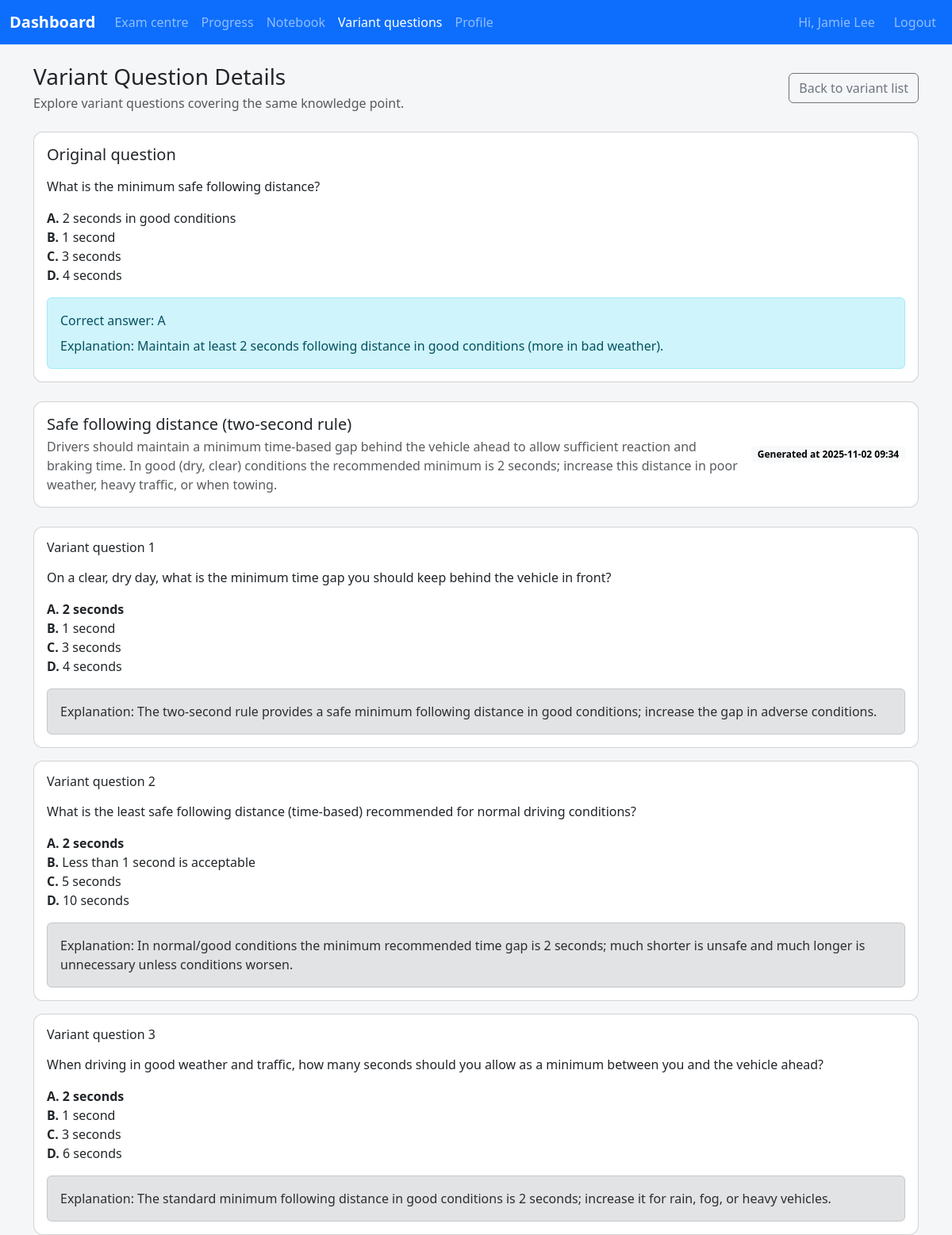
The app's page /student/variant?group=9 (signed in) with its own data.
### app/models.py (models this page shows, shortened)
class Student(UserMixin, db.Model):
    __tablename__ = "students"
    id = db.Column(db.Integer, primary_key=True)
    name = db.Column(db.String(120), nullable=False)
    email = db.Column(db.String(120), unique=True)
    mobile_number = db.Column(db.String(20), unique=True, nullable=False)
    password_hash = db.Column(db.String(255), nullable=False)
    state = db.Column(db.String(10), nullable=False)
    preferred_language = db.Column(db.String(20), nullable=False, default="ENGLISH")
    target_exam_date = db.Column(Date)
    avatar_url = db.Column(db.String(500))
    notification_push_enabled = db.Column(Boolean, nullable=False, default=True)
    notification_email_enabled = db.Column(Boolean, nullable=False, default=True)
    profile_version = db.Column(db.Integer, nullable=False, default=1)
    profile_updated_at = db.Column(
        db.DateTime, default=datetime.utcnow, onupdate=datetime.utcnow, nullable=False
    )
    last_login_at = db.Column(db.DateTime)
    assigned_coach_id = db.Column(db.Integer, db.ForeignKey("coaches.id"))
    coach = db.relationship("Coach", back_populates="students")
    mock_exam_summaries = db.relationship(
        "MockExamSummary", back_populates="student", cascade="all, delete-orphan"
    )
    bookings = db.relationship("Appointment", back_populates="student")
    exam_sessions = db.relationship(
        "StudentExamSession", back_populates="student", cascade="all, delete-orphan"
    )
    question_attempts = db.relationship(
        "QuestionAttempt", back_populates="student", cascade="all, delete-orphan"
    )
    notebook_entries = db.relationship(
        "NotebookEntry", back_populates="student", cascade="all, delete-orphan"
    )
    state_progress = db.relationship(
        "StudentStateProgress", back_populates="student", cascade="all, delete-orphan"
    )
    auth_tokens = db.relationship(
        "StudentAuthToken", back_populates="student", cascade="all, delete-orphan"
    )
    starred_questions = db.relationship(
        "StarredQuestion", back_populates="student", cascade="all, delete-orphan"
    )
    login_windows = db.relationship(
        "StudentLoginRateLimit", back_populates="student", cascade="all, delete-orphan"
    )
    variant_groups = db.relationship(
        "VariantQuestionGroup", back_populates="student", cascade="all, delete-orphan"
    )
    variant_questions = db.relationship(
        "VariantQuestion", back_populates="student", cascade="all, delete-orphan"
    )
    @property
    def is_student(self) -> bool:
        return True

class Question(db.Model):
    __tablename__ = "questions"
    id = db.Column(db.Integer, primary_key=True)
    qid = db.Column(db.String(50), nullable=False)
    prompt = db.Column(db.Text, nullable=False)
    language = db.Column(db.String(20), nullable=False, default="ENGLISH")
    state_scope = db.Column(db.String(10), nullable=False, default="ALL")
    topic = db.Column(db.String(120), nullable=False, default="general")
    option_a = db.Column(db.String(255), nullable=False, default="Option A")
    option_b = db.Column(db.String(255), nullable=False, default="Option B")
    option_c = db.Column(db.String(255), nullable=False, default="Option C")
    option_d = db.Column(db.String(255), nullable=False, default="Option D")
    correct_option = db.Column(db.String(1), nullable=False, default="A")
    explanation = db.Column(db.Text, nullable=False, default="")
    image_url = db.Column(db.String(500))
    __table_args__ = (
        UniqueConstraint(
            "qid", "state_scope", "language", name="uq_question_qid_state_language"
        ),
    )

class VariantQuestionGroup(db.Model):
    __tablename__ = "variant_question_groups"
    id = db.Column(db.Integer, primary_key=True)
    student_id = db.Column(db.Integer, db.ForeignKey("students.id"), nullable=False)
    base_question_id = db.Column(db.Integer, db.ForeignKey("questions.id"), nullable=False)
    knowledge_point_name = db.Column(db.String(255), nullable=False)
    knowledge_point_summary = db.Column(db.Text, nullable=False)
    created_at = db.Column(db.DateTime, default=datetime.utcnow, nullable=False)
    student = db.relationship("Student", back_populates="variant_groups")
    base_question = db.relationship("Question")
    variants = db.relationship(
        "VariantQuestion", back_populates="group", cascade="all, delete-orphan"
    )

class VariantQuestion(db.Model):
    __tablename__ = "variant_questions"
    id = db.Column(db.Integer, primary_key=True)
    group_id = db.Column(
        db.Integer, db.ForeignKey("variant_question_groups.id"), nullable=False
    )
    student_id = db.Column(db.Integer, db.ForeignKey("students.id"), nullable=False)
    prompt = db.Column(db.Text, nullable=False)
    option_a = db.Column(db.String(255), nullable=False)
    option_b = db.Column(db.String(255), nullable=False)
    option_c = db.Column(db.String(255), nullable=False)
    option_d = db.Column(db.String(255), nullable=False)
    correct_option = db.Column(db.String(1), nullable=False)
    explanation = db.Column(db.Text, nullable=False)
    created_at = db.Column(db.DateTime, default=datetime.utcnow, nullable=False)
    group = db.relationship("VariantQuestionGroup", back_populates="variants")
    student = db.relationship("Student", back_populates="variant_questions")

### app/student/routes.py (the view, shortened to what this page needs)
@student_bp.route("/variant")
@login_required
def variant():
    student = _current_student()
    if not student:
        return _redirect_non_students()
    raw_question_id = request.args.get("question")
    raw_group_id = request.args.get("group")
    question_id = None  # Question identifier extracted from the query string
    group_id = None  # Variant group identifier extracted from the query string
    try:
        question_id = int(raw_question_id) if raw_question_id else None
    except (TypeError, ValueError):
        question_id = None
    try:
        group_id = int(raw_group_id) if raw_group_id else None
    except (TypeError, ValueError):
        group_id = None
    if not question_id and not group_id:
        flash(_t("Select a question to generate variants."), "warning")
        return redirect(url_for("student.variant_list"))
    group = None  # VariantQuestionGroup to display on the page
    base_question = None  # Underlying question associated with the group
    generation_mode = False  # Flag indicating whether the page should show the form
    if group_id:
        group = (
            VariantQuestionGroup.query.options(
                joinedload(VariantQuestionGroup.base_question),
                joinedload(VariantQuestionGroup.variants),
            )
            .filter_by(id=group_id, student_id=student.id)
            .first()
        )
        if not group:
            flash(_t("We could not find that variant set."), "danger")
            return redirect(url_for("student.variant_list"))
        base_question = group.base_question
    variant_records: list[VariantQuestion] = []  # Variants to display beneath the question
    if group and not generation_mode:
        variant_records = sorted(
            (
                variant
                for variant in group.variants
                if variant.student_id == student.id
            ),
            key=lambda item: item.created_at,
        )  # Ensure variants render chronologically and are scoped to the student
    return render_template(
        "student/variant.html",
        base_question=base_question,
        group=group,
        variants=variant_records,
        generation_mode=generation_mode,
        variant_min_count=VARIANT_MIN_COUNT,
        variant_max_count=VARIANT_MAX_COUNT,
        variant_default_count=VARIANT_DEFAULT_COUNT,
    )

### app/coach/routes.py (called while the page is built, shortened)
@coach_bp.before_app_request
def _restrict_student_portal_access():
    if request.blueprint != "coach":
        return None

### app/i18n.py (called while the page is built)
def normalise_language_code(language: str | None) -> str | None:
    if not language:
        return None
    code = language.strip().upper()
    if code in SUPPORTED_LANGUAGES:
        return code
    return None

def ensure_language_code(language: str | None) -> str:
    normalised = normalise_language_code(language)
    return normalised or DEFAULT_LANGUAGE

def translate_text(text: str, language: str, **format_values: str) -> str:
    catalogue = TRANSLATIONS.get(language, {})
    translated = catalogue.get(text, text)
    if format_values:
        try:
            return translated.format(**format_values)
        except (KeyError, IndexError):
            return translated
    return translated

### app/student/routes.py (called while the page is built)
def _current_student() -> Student | None:
    if not current_user.is_authenticated:
        return None
    student = current_user._get_current_object()
    if isinstance(student, Student):
        return student
    return None

### app/templates/student/variant.html (shortened to what this page needs)
{% extends "base.html" %}
{% block content %}
<div class="d-flex flex-column flex-lg-row align-items-lg-center justify-content-between gap-3 mb-4">
  <div>
    <h1 class="h3 mb-1">{{ _('Variant Question Details') }}</h1>
    <p class="text-muted mb-0">{{ _('Explore variant questions covering the same knowledge point.') }}</p>
  </div>
  <a class="btn btn-outline-secondary" href="{{ url_for('student.variant_list') }}">{{ _('Back to variant list') }}</a>
</div>
{% if not base_question %}
<div class="alert alert-warning" role="alert">{{ _('Unable to locate the base question for this request.') }}</div>
{% else %}
<div class="card mb-4">
  <div class="card-body">
    <h2 class="h5 mb-3">{{ _('Original question') }}</h2>
    <p class="mb-3">{{ base_question.prompt|safe }}</p>
    <ul class="list-unstyled">
      <li><strong>A.</strong> {{ base_question.option_a }}</li>
      <li><strong>B.</strong> {{ base_question.option_b }}</li>
      <li><strong>C.</strong> {{ base_question.option_c }}</li>
      <li><strong>D.</strong> {{ base_question.option_d }}</li>
    </ul>
    <div class="alert alert-info mb-0">
      <div>{{ _('Correct answer') }}: {{ base_question.correct_option }}</div>
      {% if base_question.explanation %}
      <div class="mt-2">{{ _('Explanation') }}: {{ base_question.explanation|safe }}</div>
      {% endif %}
    </div>
  </div>
</div>
{% if generation_mode %}
<div class="card">
  <div class="card-body">
    <h2 class="h5 mb-3">{{ _('Generate variant questions by AI') }}</h2>
    <p class="text-muted">{{ _('Select how many variants you need and let the AI draft them for you.') }}</p>
    <form
      id="variant-generate-form"
      class="row g-3"
      method="post"
      action="{{ url_for('student.variant_generate') }}"
      data-generate-url="{{ url_for('student.variant_generate') }}"
      data-question-id="{{ base_question.id }}"
    >
      <input type="hidden" name="questionId" value="{{ base_question.id }}">
      <div class="col-sm-4 col-md-3">
        <label for="variant_count" class="form-label">{{ _('Variants to generate') }}</label>
        <input
          type="number"
          id="variant_count"
          name="variantCount"
          class="form-control"
          value="{{ variant_default_count }}"
          min="{{ variant_min_count }}"
          max="{{ variant_max_count }}"
          required
        >
        <div class="form-text">
          {{ _('Allowed range') }}: {{ variant_min_count }}-{{ variant_max_count }}
        </div>
      </div>
      <div class="col-12">
        <button type="submit" class="btn btn-lg btn-primary" id="variant-generate-submit">
          {{ _('Generate variants') }}
        </button>
      </div>
    </form>
  </div>
</div>
{% elif group %}
<div class="card mb-4">
  <div class="card-body">
    <div class="d-flex flex-column flex-md-row align-items-md-center justify-content-between gap-3">
      <div>
        <h2 class="h5 mb-1">{{ group.knowledge_point_name }}</h2>
        <p class="text-muted mb-0">{{ group.knowledge_point_summary }}</p>
      </div>
      <span class="badge text-bg-light">{{ _('Generated at') }} {{ group.created_at.strftime('%Y-%m-%d %H:%M') }}</span>
    </div>
  </div>
</div>
{% if variants %}
<div class="row g-3">
  {% for variant in variants %}
  <div class="col-12">
    <div class="card h-100">
      <div class="card-body">
        <h3 class="h6 mb-3">{{ _('Variant question') }} {{ loop.index }}</h3>
        <p class="mb-3">{{ variant.prompt|safe }}</p>
        <ul class="list-unstyled mb-3">
          <li {% if variant.correct_option == 'A' %}class="fw-semibold"{% endif %}><strong>A.</strong> {{ variant.option_a }}</li>
          <li {% if variant.correct_option == 'B' %}class="fw-semibold"{% endif %}><strong>B.</strong> {{ variant.option_b }}</li>
          <li {% if variant.correct_option == 'C' %}class="fw-semibold"{% endif %}><strong>C.</strong> {{ variant.option_c }}</li>
          <li {% if variant.correct_option == 'D' %}class="fw-semibold"{% endif %}><strong>D.</strong> {{ variant.option_d }}</li>
        </ul>
        {% if variant.explanation %}
        <div class="alert alert-secondary mb-0">{{ _('Explanation') }}: {{ variant.explanation|safe }}</div>
        {% endif %}
      </div>
    </div>
  </div>
  {% endfor %}
</div>
{% else %}
<div class="alert alert-info" role="alert">
  {{ _('This variant set has no questions yet.') }}
</div>
{% endif %}
{% endif %}
{% endif %}
{% endblock %}

### app/templates/base.html (shortened to what this page needs)
<!doctype html>
<html lang="{{ 'zh-Hans' if active_language == 'CHINESE' else 'en' }}">
  <head>
    <link
      href="https://cdn.jsdelivr.net/npm/bootstrap@5.3.3/dist/css/bootstrap.min.css"
      rel="stylesheet"
    >
    <link rel="stylesheet" href="{{ url_for('static', filename='css/app.css') }}">
  </head>
  <body class="{% block body_class %}{% endblock %}">
    {% block navbar %}
    <nav class="navbar navbar-expand-lg navbar-dark bg-primary mb-4">
      <div class="container-fluid">
        {% if current_user.is_authenticated %}
          {% set is_student = current_user.is_student %}
          {% set home_endpoint = 'student.dashboard' if is_student else 'coach.dashboard' %}
        {% else %}
          {% set is_student = False %}
          {% set home_endpoint = 'coach.login' %}
        {% endif %}
        <a class="navbar-brand" href="{{ url_for(home_endpoint) }}" aria-label="{{ _('Dashboard') }}">
          {{ _('Dashboard') }}
        </a>
        <div class="collapse navbar-collapse" id="navbarNav">
          {% set endpoint = request.endpoint or '' %}
          <ul class="navbar-nav me-auto">
            {% if current_user.is_authenticated %}
              {% if is_student %}
              <li class="nav-item"><a class="nav-link {% if endpoint.startswith('student.exams') %}active{% endif %}" href="{{ url_for('student.exams') }}">{{ _('Exam centre') }}</a></li>
              <li class="nav-item"><a class="nav-link {% if endpoint == 'student.progress' %}active{% endif %}" href="{{ url_for('student.progress') }}">{{ _('Progress') }}</a></li>
              <li class="nav-item"><a class="nav-link " href="{{ url_for('student.notebook') }}">{{ _('Notebook') }}</a></li>
              <li class="nav-item"><a class="nav-link {% if endpoint.startswith('student.variant') %}active{% endif %}" href="{{ url_for('student.variant_list') }}">{{ _('Variant questions') }}</a></li>
              <li class="nav-item"><a class="nav-link {% if endpoint.startswith('student.profile') %}active{% endif %}" href="{{ url_for('student.profile') }}">{{ _('Profile') }}</a></li>
              {% endif %}
            {% endif %}
          </ul>
          <ul class="navbar-nav ms-auto align-items-center gap-3">
            {% if current_user.is_authenticated %}
            <li class="nav-item d-flex align-items-center gap-2">
              <span class="navbar-text">{{ _('Hi') }}, {{ current_user.name }}</span>
            </li>
            <li class="nav-item"><a class="nav-link" href="{{ url_for('coach.logout') }}">{{ _('Logout') }}</a></li>
            {% endif %}
          </ul>
        </div>
      </div>
    </nav>
    {% endblock %}
    <main class="{% block main_class %}container{% endblock %}">
      {% block content %}{% endblock %}
    </main>
  </body>
</html>

### app/static/css/app.css (style rules this page uses)
body { background-color: #f5f6f8; }
.navbar-brand { font-weight: 600; }
.card { border-radius: 0.75rem; }

### records on screen
Student: name "Jamie Lee"
Question: prompt "What is the minimum safe following distance?", option_a "2 seconds in good conditions", option_b "1 second", option_c "3 seconds", option_d "4 seconds", correct_option "A", explanation "Maintain at least 2 seconds following distance in good conditions (more in bad weather)."
VariantQuestionGroup: knowledge_point_name "Safe following distance (two-second rule)", knowledge_point_summary "Drivers should maintain a minimum time-based gap behind the vehicle ahead to allow sufficient reaction and braking time. In good (dry, clear) conditions the recommended minimum is 2 seconds; increase this distance in poor weather, heavy traffic, or when towing.", created_at "2025-11-02 09:34"
VariantQuestion: prompt "On a clear, dry day, what is the minimum time gap you should keep behind the vehicle in front?", option_a "2 seconds", option_b "1 second", option_c "3 seconds", option_d "4 seconds", explanation "The two-second rule provides a safe minimum following distance in good conditions; increase the gap in adverse conditions."
VariantQuestion: prompt "What is the least safe following distance (time-based) recommended for normal driving conditions?", option_a "2 seconds", option_b "Less than 1 second is acceptable", option_c "5 seconds", option_d "10 seconds", explanation "In normal/good conditions the minimum recommended time gap is 2 seconds; much shorter is unsafe and much longer is unnecessary unless conditions worsen."
VariantQuestion: prompt "When driving in good weather and traffic, how many seconds should you allow as a minimum between you and the vehicle ahead?", option_a "2 seconds", option_b "1 second", option_c "3 seconds", option_d "6 seconds", explanation "The standard minimum following distance in good conditions is 2 seconds; increase it for rain, fog, or heavy vehicles."
